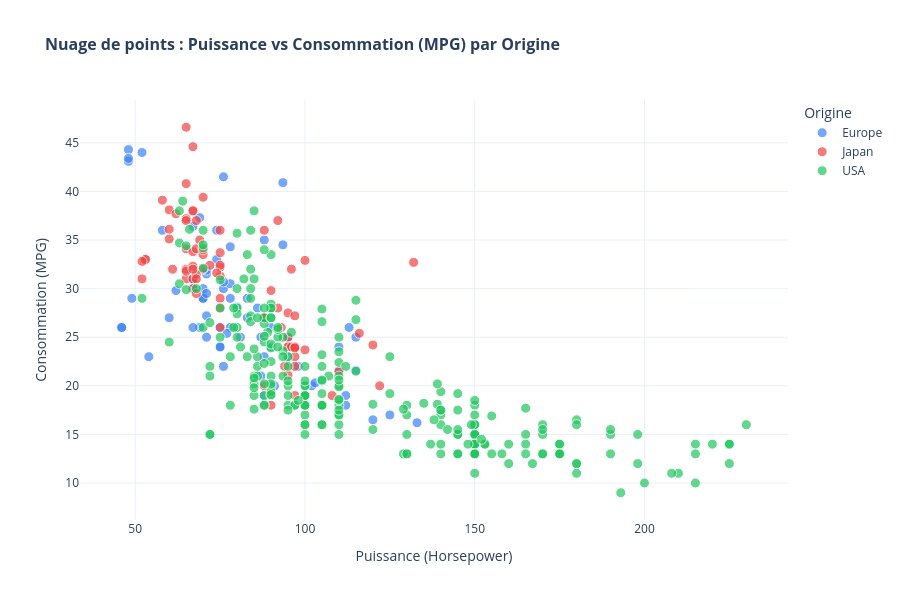

Write notebook code for a chart like this one.
### Markdown cell above
#### C. Nuage de points bivarié

Relation entre la puissance moteur (`horsepower`) et la consommation (`mpg`), colorée par origine géographique du véhicule (0=Europe, 1=Japon, 2=USA).

### Code cell
# 1. Chargement des données (Pour éviter l'erreur "df is not defined")
df = pd.read_csv('../data/processed/cleaned_data_sample.csv')

# Configuration des origines avec des couleurs adaptées au thème sombre
origin_config = {
    0: ('Europe', '#3b82f6'), # Bleu
    1: ('Japan',  '#ef4444'), # Rouge
    2: ('USA',    '#22c55e')  # Vert
}

# 2. Création du graphique interactif
fig = go.Figure()

for origin_code, (label, color) in origin_config.items():
    # Sécurité : vérifier que l'origine existe bien dans les données
    if origin_code in df['origin'].unique():
        subset = df[df['origin'] == origin_code]
        
        fig.add_trace(go.Scatter(
            x=subset['horsepower'],
            y=subset['mpg'],
            mode='markers',
            name=label,
            marker=dict(
                color=color,
                size=10,                      # L'équivalent de s=55 dans Matplotlib
                opacity=0.7,                  # L'équivalent de alpha=0.6
                line=dict(width=1, color='white') # L'équivalent de edgecolors
            ),
            # Ce qui s'affiche quand la souris survole le point
            hovertemplate="<b>" + label + "</b><br>Puissance : %{x} hp<br>Consommation : %{y} MPG<extra></extra>"
        ))

# 3. Mise en page globale (Titres et Thème)
fig.update_layout(
    title_text="<b>Nuage de points : Puissance vs Consommation (MPG) par Origine</b>",
    title_font_size=16,
    xaxis_title="Puissance (Horsepower)",
    yaxis_title="Consommation (MPG)",
    legend_title_text="Origine",
    template="plotly_white",     # Le thème sombre pour votre dashboard
    height=600,
    hovermode="closest"         # Met en évidence le point le plus proche de la souris
)

# 4. Sauvegarde en format Web Interactif (.html) au lieu du .png
output_dir = '../data/processed'
os.makedirs(output_dir, exist_ok=True)
html_path = os.path.join(output_dir, 'scatter_hp_mpg.html')
fig.write_html(html_path)

print(f"Graphique interactif sauvegardé : {html_path}")

# Affichage interactif dans le Notebook
fig.show()

### Figure 1 — Plotly figure (JSON) as saved in the notebook; plotly's stock layout.template omitted (floating-point values rounded to 4 significant figures; data arrays with more than 128 entries replaced by an {"elided": "..."} marker saying what was removed)
{"data": [{"hovertemplate": "<b>Europe</b><br>Puissance : %{x} hp<br>Consommation : %{y} MPG<extra></extra>", "marker": {"color": "#3b82f6", "line": {"color": "white", "width": 1}, "opacity": 0.7, "size": 10}, "mode": "markers", "name": "Europe", "type": "scatter", "x": [46.0, 87.0, 90.0, 95.0, 113.0, 90.0, 70.0, 76.0, 60.0, 54.0, 112.0, 76.0, 87.0, 69.0, 46.0, 90.0, 49.0, 75.0, 91.0, 112.0, 110.0, 83.0, 67.0, 78.0, 75.0, 75.0, 67.0, 71.0, 70.0, 95.0, 88.0, 98.0, 115.0, 86.0, 81.0, 83.0, 70.0, 71.0, 102.0, 88.0, 120.0, 58.0, 78.0, 78.0, 110.0, 48.0, 103.0, 125.0, 115.0, 133.0, 71.0, 71.0, 77.0, 71.0, 69.0, 76.0, 78.0, 48.0, 48.0, 67.0, 67.0, 93.5, 62.0, 88.0, 74.0, 93.5, 80.0, 76.0, 74.0, 52.0], "y": [26.0, 25.0, 24.0, 25.0, 26.0, 28.0, 30.0, 30.0, 27.0, 23.0, 18.0, 22.0, 21.0, 26.0, 26.0, 26.0, 29.0, 24.0, 20.0, 19.0, 24.0, 29.0, 26.0, 26.0, 24.0, 26.0, 31.0, 25.0, 29.0, 23.0, 23.0, 22.0, 25.0, 28.0, 25.0, 27.0, 29.0, 29.5, 20.0, 19.0, 16.5, 36.0, 29.0, 30.5, 21.5, 43.1, 20.3, 17.0, 21.6, 16.2, 31.5, 31.9, 25.4, 27.2, 37.3, 41.5, 34.3, 44.3, 43.4, 36.4, 30.0, 40.9, 29.8, 35.0, 33.0, 34.5, 28.1, 30.7, 36.0, 44.0]}, {"hovertemplate": "<b>Japan</b><br>Puissance : %{x} hp<br>Consommation : %{y} MPG<extra></extra>", "marker": {"color": "#ef4444", "line": {"color": "white", "width": 1}, "opacity": 0.7, "size": 10}, "mode": "markers", "name": "Japan", "type": "scatter", "x": [95.0, 88.0, 88.0, 95.0, 65.0, 69.0, 95.0, 97.0, 92.0, 97.0, 88.0, 88.0, 94.0, 90.0, 122.0, 67.0, 65.0, 52.0, 61.0, 97.0, 93.0, 75.0, 96.0, 97.0, 53.0, 53.0, 70.0, 75.0, 108.0, 68.0, 70.0, 75.0, 67.0, 97.0, 110.0, 52.0, 70.0, 60.0, 95.0, 97.0, 95.0, 97.0, 68.0, 65.0, 65.0, 60.0, 65.0, 90.0, 75.0, 92.0, 75.0, 65.0, 65.0, 67.0, 67.0, 132.0, 100.0, 72.0, 58.0, 60.0, 67.0, 65.0, 62.0, 68.0, 75.0, 75.0, 100.0, 74.0, 116.0, 120.0, 68.0, 68.0, 88.0, 75.0, 70.0, 67.0, 67.0, 67.0, 96.0], "y": [24.0, 27.0, 27.0, 25.0, 31.0, 35.0, 24.0, 19.0, 28.0, 23.0, 27.0, 20.0, 22.0, 18.0, 20.0, 31.0, 32.0, 31.0, 32.0, 24.0, 26.0, 29.0, 24.0, 24.0, 33.0, 33.0, 32.0, 28.0, 19.0, 31.5, 33.5, 26.0, 30.0, 22.0, 21.5, 32.8, 39.4, 36.1, 27.5, 27.2, 21.1, 23.9, 29.5, 34.1, 31.8, 38.1, 37.2, 29.8, 31.3, 37.0, 32.2, 46.6, 40.8, 44.6, 33.8, 32.7, 23.7, 32.4, 39.1, 35.1, 32.3, 37.0, 37.7, 34.1, 33.7, 32.4, 32.9, 31.6, 25.4, 24.2, 37.0, 31.0, 36.0, 36.0, 34.0, 38.0, 32.0, 38.0, 32.0]}, {"hovertemplate": "<b>USA</b><br>Puissance : %{x} hp<br>Consommation : %{y} MPG<extra></extra>", "marker": {"color": "#22c55e", "line": {"color": "white", "width": 1}, "opacity": 0.7, "size": 10}, "mode": "markers", "name": "USA", "type": "scatter", "x": {"elided": "249 float values"}, "y": {"elided": "249 float values"}}], "layout": {"height": 600, "hovermode": "closest", "legend": {"title": {"text": "Origine"}}, "title": {"font": {"size": 16}, "text": "<b>Nuage de points : Puissance vs Consommation (MPG) par Origine</b>"}, "xaxis": {"title": {"text": "Puissance (Horsepower)"}}, "yaxis": {"title": {"text": "Consommation (MPG)"}}}}
